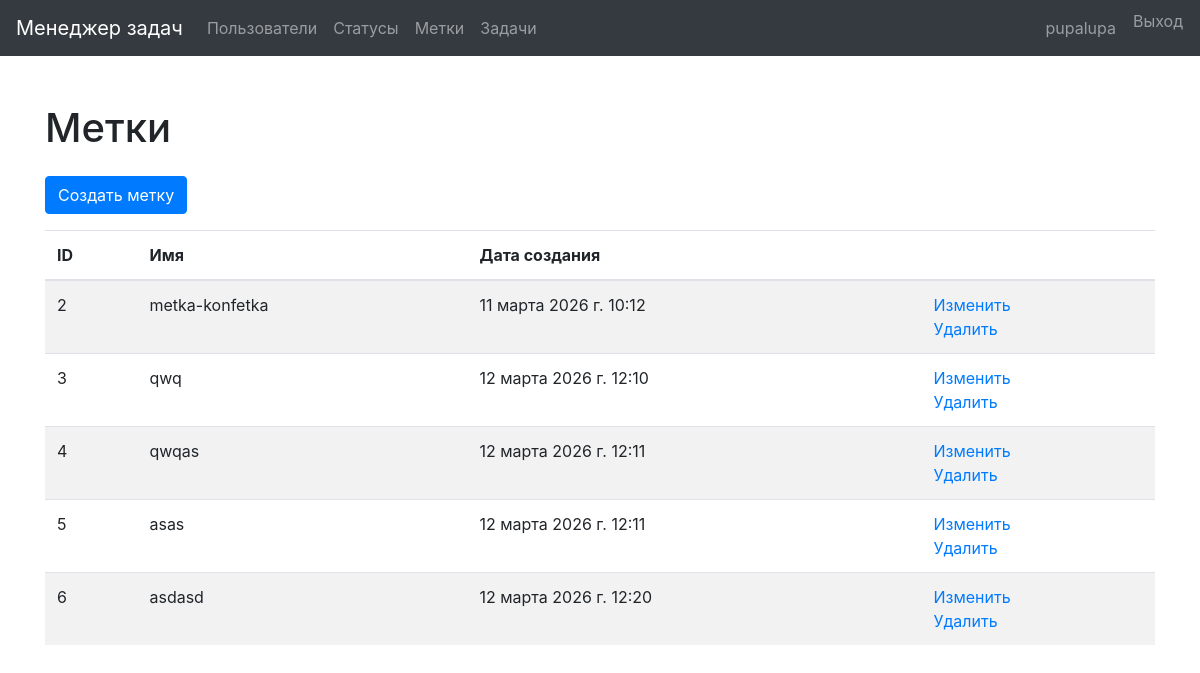
Page /labels/ (signed in) on the earlier database version.
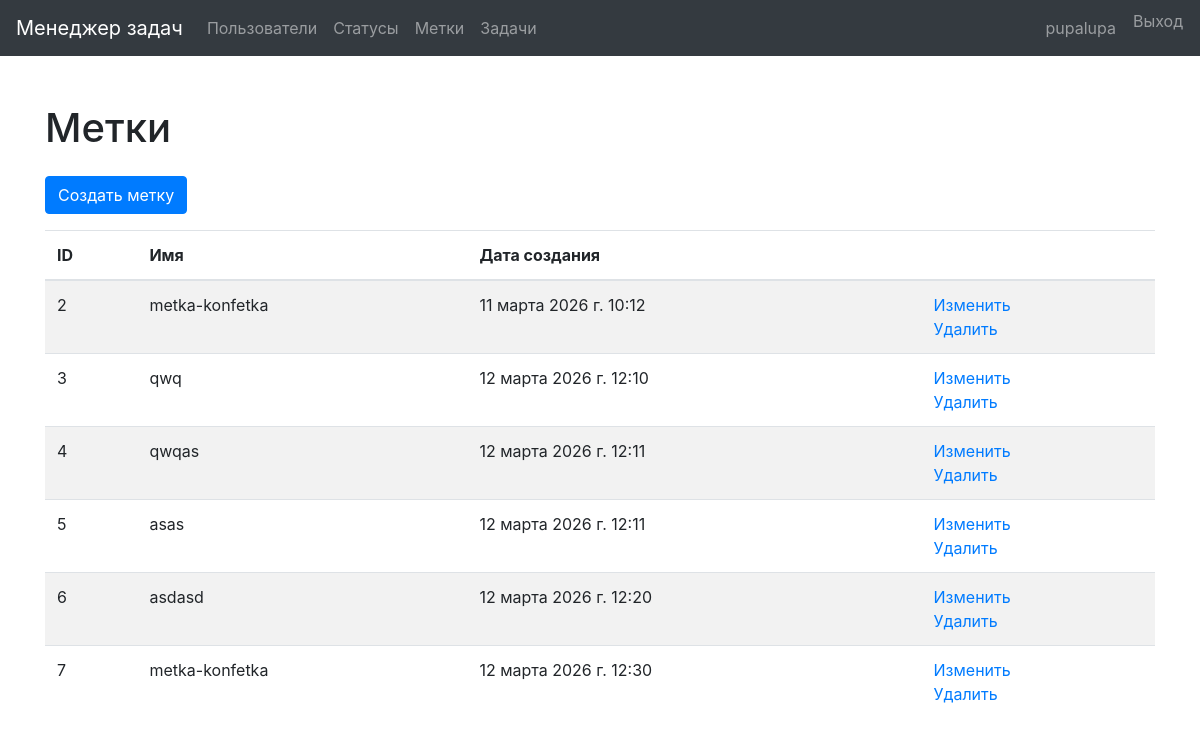
Same page on the later database version.
### labels/models.py (models this page shows, shortened)
class Label(models.Model):
    name = models.CharField(max_length=255, null=False, blank=False)
    created_at = models.DateTimeField(auto_now_add=True)

### labels/views.py (the view)
# urls.py: path("", IndexLabelView.as_view(), name="index"),
class IndexLabelView(LoginRequiredMixin, ListView):
    template_name = os.path.join("labels", "index.html")
    model = Label
    context_object_name = "labels"
    extra_context = {
        "title": "Метки",
        "ID": "ID",
        "name": "Имя",
        "edit": "Изменить",
        "delete": "Удалить",
        "created_at": "Дата создания",
        "submit": "Создать метку",
    }
    permission_denied_message = settings.LOGIN_REQUIRED_MESSAGE

### labels/templates/labels/index.html
{% extends 'base.html' %}
{% load bootstrap4 %}
{% load i18n %}
{% block content %}
   <h1 class="my-4"> {{ title }}</h1>
   <a class="btn btn-primary mb-3" href="{% url 'labels:create' %}">{{ submit }}</a>
    <table class = "table table-striped">
		<thead>
        <tr>
            <th>{{ ID }}</th>
            <th>{{ name }}</th>
            <th>{{ created_at }}</th>
			<th></th>
		</tr>
	</thead>
	<tbody>
        {% for label in labels %}
            <tr>
                <td> {{ label.id }}</td>
                <td> {{ label.name }}</td>
                <td> {{ label.created_at }}</td>
                <td>
                    <a href = "{% url 'labels:update' label.id %}">{{ edit }}</a><br>
                    <a href = "{% url 'labels:delete' label.id %}">{{ delete }}</a>
                </td>
            </tr>
        {% endfor %}
		</tbody>
    </table>
{% endblock %}

Differences in the rows shown:
added Label: id "7", name "metka-konfetka", created_at "12 марта 2026 г. 12:30", edit "Изменить", delete "Удалить"
